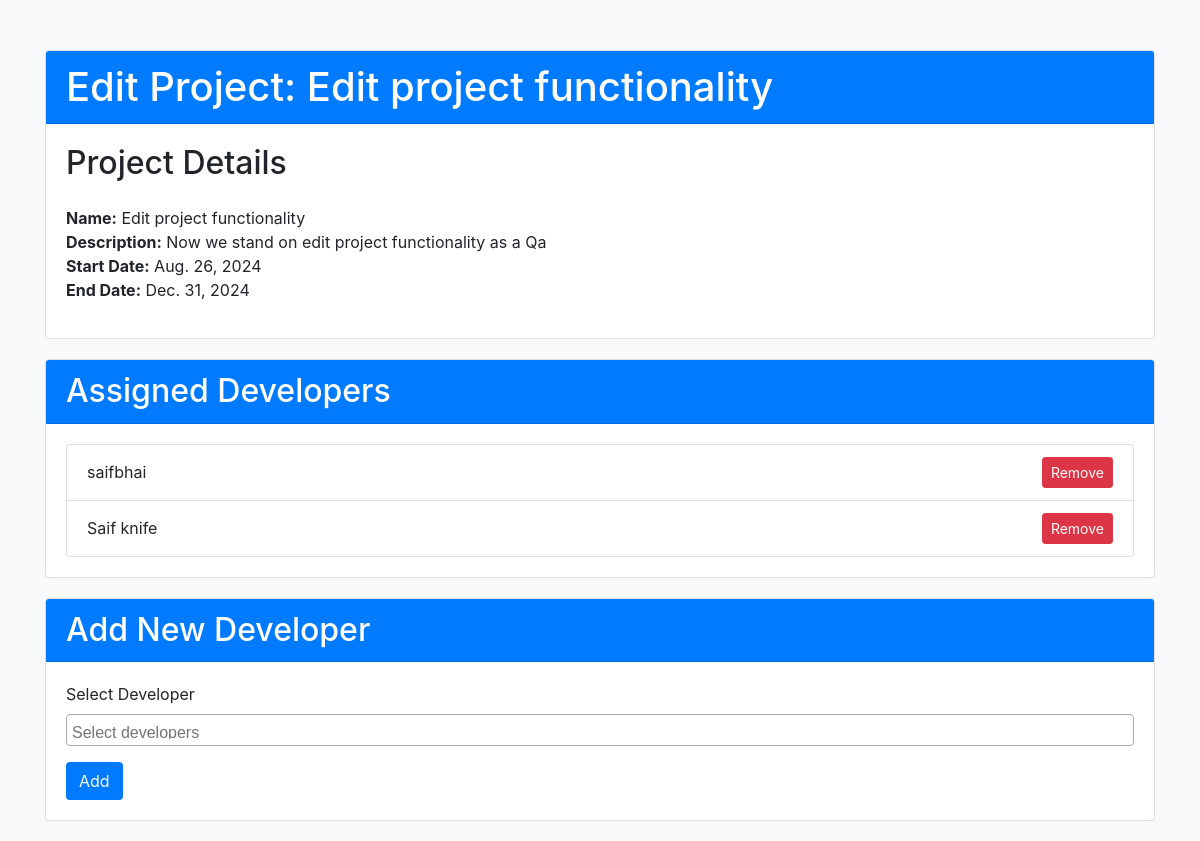
Before: /projects/3/edit/ with the older database file.
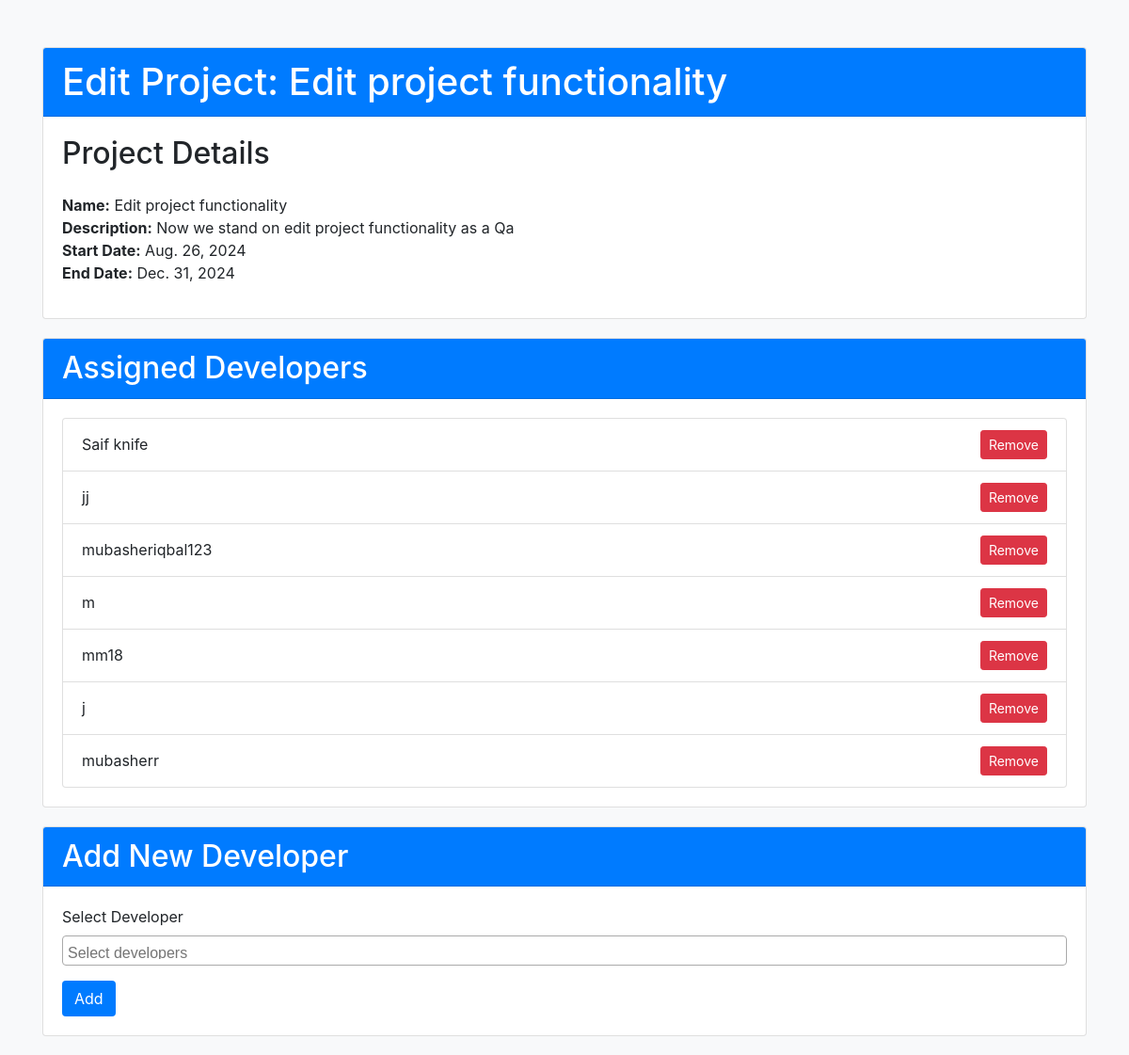
After: the same page with the newer database file.
### bugtrackingsystem/models.py (models this page shows)
class Assignment(models.Model):
    project = models.ForeignKey(Project, on_delete=models.CASCADE)
    user = models.ForeignKey(User, on_delete=models.CASCADE)

### bugtrackingsystem/views.py (the view, shortened to what this page needs)
# urls.py: path('projects/<int:project_id>/edit/', views.qa_edit_project, name='qa_edit_project'),
def qa_edit_project(request, project_id):
    project = get_object_or_404(Project, id=project_id)
    assigned_developers = Assignment.objects.filter(project=project, user__userprofile__role='Developer')
    all_developers = User.objects.filter(userprofile__role='Developer')
    available_developers = all_developers.exclude(id__in=assigned_developers.values_list('user_id', flat=True))
    context = {
        'project': project,
        'assigned_developers': assigned_developers,
        'available_developers': available_developers,
    }
    return render(request, 'qa_edit_project.html', context)

### bugtrackingsystem/templates/qa_edit_project.html (shortened to what this page needs)
<!DOCTYPE html>
<html lang="en">
<head>
    <link href="https://stackpath.bootstrapcdn.com/bootstrap/4.5.2/css/bootstrap.min.css" rel="stylesheet">
    <link href="https://cdnjs.cloudflare.com/ajax/libs/select2/4.0.13/css/select2.min.css" rel="stylesheet" />
</head>
<body>
    <div class="container">
        <div class="card">
            <div class="card-header">
                <h1 class="card-title mb-0">Edit Project: {{ project.name }}</h1>
            </div>
            <div class="card-body">
                <h2 class="mb-4">Project Details</h2>
                <ul class="list-unstyled">
                    <li><strong>Name:</strong> {{ project.name }}</li>
                    <li><strong>Description:</strong> {{ project.description }}</li>
                    <li><strong>Start Date:</strong> {{ project.start_date }}</li>
                    <li><strong>End Date:</strong> {{ project.end_date }}</li>
                </ul>
            </div>
        </div>
        <div class="card">
            <div class="card-header">
                <h2 class="mb-0">Assigned Developers</h2>
            </div>
            <div class="card-body">
                <ul class="list-group">
                    {% for assignment in assigned_developers %}
                    <li class="list-group-item">
                        {{ assignment.user.username }}
                        <form method="post" style="display:inline;">
                            <button type="submit" name="remove_developer" value="{{ assignment.user.id }}" class="btn btn-danger btn-sm">Remove</button>
                        </form>
                    </li>
                    {% endfor %}
                </ul>
            </div>
        </div>
        <div class="card">
            <div class="card-header">
                <h2 class="mb-0">Add New Developer</h2>
            </div>
            <div class="card-body">
                <form method="post">
                    <div class="form-group">
                        <label for="add_developers">Select Developer</label>
                    </div>
                    <button type="submit" class="btn btn-custom">Add</button>
                </form>
            </div>
        </div>
    </div>
</body>
</html>

Changed rows visible on the page:
removed Assignment: user.username "saifbhai"
added Assignment: user.username "jj"
added Assignment: user.username "mubasheriqbal123"
added Assignment: user.username "m"
added Assignment: user.username "mm18"
added Assignment: user.username "j"
added Assignment: user.username "mubasherr"
